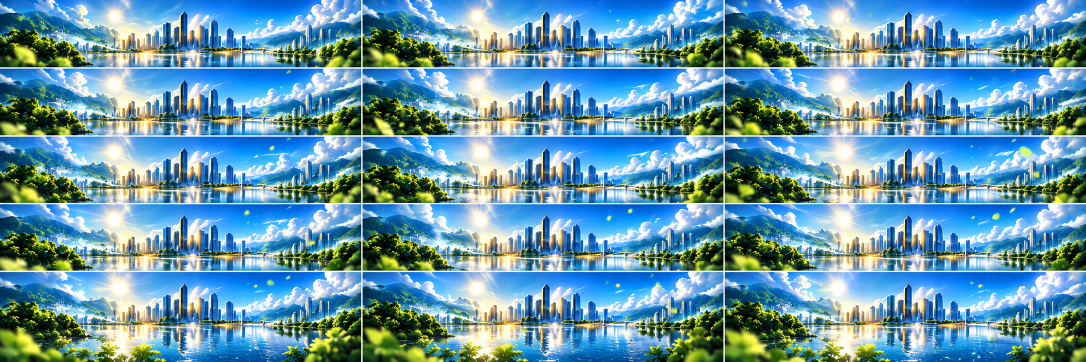
#> input picture assets/pm25-luxury/storyboards/imagegen-20261026/originals/blue.png, 2172 x 724 px (shown at 1/2 size); its folder holds only this picture in this run
$ python extract_storyboards.py
#> lines starting #> are read from the running program, lines starting #| are printed output that depends on the picture
#!/usr/bin/env python3
"""Extract real ImageGen contact-sheet cells as review frames, not certified sprite motion."""
from pathlib import Path
from PIL import Image,ImageChops,ImageStat
import hashlib,json
ROOT=Path(__file__).resolve().parent
GRIDS={'blue':(3,5),'green':(3,4),'yellow':(2,5),'orange':(3,4),'red':(4,4)}
EXPECTED={
'blue':'35955be9364a149e55e5b9a576f54a5dc69bf1ec6a1795c6b8ff9b39f1268fa0',
'green':'4048600c06559a4d28d16ad167f320a3ebb54d65e000a8173f8dccde912605b7',
'yellow':'79dd305f90d7aea39dac9413508b9886704064bdb50d278638ac24087153affa',
'orange':'699254eec7f9937b92ce4ac65083066044b4bdbad788767afcf2f31fd65e3655',
'red':'bf4b8501a25604255a9ca0c7a36ae5908b393963f184784cc2aadd8207542d0c'}
def sha(p):return hashlib.sha256(p.read_bytes()).hexdigest()
result={'schema':1,'state':'DESIGN_REVIEW_ONLY_NOT_PRODUCTION','source':'ImageGen original composite contact sheets user supplied 2026-10-26',
'notes':['Frame cells are extracted from ImageGen STORYBOARDS. A storyboard is not proof of physically continuous motion.',
        'Counts follow visible grid geometry, not filenames such as 16-frame.',
        'Do not crop/stretch raw frames to 432x40 without designing a correct LED composition.',
        'No PM values or health assessments are inferred from the images.'],
'tiers':{}}
for tier,(cols,rows) in GRIDS.items():
 source=ROOT/'originals'/f'{tier}.png'
 assert sha(source)==EXPECTED[tier],tier
 im=Image.open(source).convert('RGB')
#> im is the input picture: PIL image 2172x724 RGB; mean R, G, B 102.9, 151, 171.3
 assert im.size==(2172,724)
 dest=ROOT/'frames'/tier;dest.mkdir(parents=True,exist_ok=True)
 cells=[];means=[]
 for row in range(rows):
  for col in range(cols):
   x0=round(col*im.width/cols)+3; x1=round((col+1)*im.width/cols)-3
#> after `x0 = round(col * im.width / cols) + 3`: x0 = 3
#> after `x1 = round((col + 1) * im.width / cols) - 3`: x1 = 721
   y0=round(row*im.height/rows)+3;y1=round((row+1)*im.height/rows)-3
#> after `y0 = round(row * im.height / rows) + 3`: y0 = 3
#> after `y1 = round((row + 1) * im.height / rows) - 3`: y1 = 142
   assert x1>x0 and y1>y0
   image=im.crop((x0,y0,x1,y1))
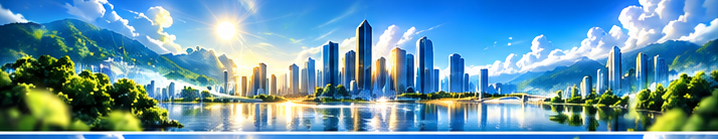
#> image: PIL image 718x139 RGB; mean R, G, B 101.7, 150.3, 172.7
   fname=f'frame-{len(cells)+1:02d}.webp';file=dest/fname
   image.save(file,'WEBP',quality=85,method=6)
   cells.append({'path':str(file.relative_to(ROOT)),'sha256':sha(file),'width':image.width,'height':image.height})
   if len(cells)>1:
    prior=Image.open(ROOT/cells[-2]['path']).convert('RGB')
    if prior.size!=image.size:prior=prior.resize(image.size)
    dif=ImageChops.difference(prior,image)
    means.append(round(sum(ImageStat.Stat(dif).mean)/3,3))
 # Motion preview preserving natural source frame ratio, not stretched LED.
 imgs=[Image.open(ROOT/entry['path']).convert('RGB') for entry in cells]
#> imgs = 15 items
 W=960;H=round(W*imgs[0].height/imgs[0].width)
#> after `H = round(W * imgs[0].height / imgs[0].width)`: H = 186
 thumbs=[im.resize((W,H),Image.Resampling.LANCZOS) for im in imgs]
#> thumbs = 15 items
 anim=ROOT/'previews'/f'{tier}-storyboard-animation.webp';anim.parent.mkdir(exist_ok=True)
 thumbs[0].save(anim,format='WEBP',save_all=True,append_images=thumbs[1:],duration=240,loop=0,quality=72,method=6)
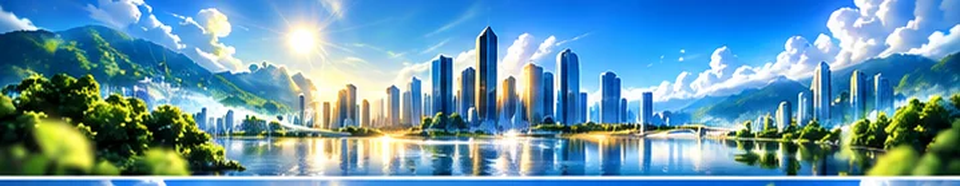
#> saved as blue-storyboard-animation.webp: PIL image 960x186 RGB; mean R, G, B 101.6, 150.4, 172.5
 check=Image.open(anim);assert getattr(check,'n_frames',1)==len(cells),(tier,check.n_frames,len(cells))
 result['tiers'][tier]={'originalPath':str(source.relative_to(ROOT)),'originalSha256':sha(source),'grid':{'columns':cols,'rows':rows},
                         'frameCount':len(cells),'frames':cells,'meanAdjacentRGBDifference':means,
                         'animatedPreview':str(anim.relative_to(ROOT)),'animatedPreviewSha256':sha(anim),
                         'sourceFrameAspect':round(imgs[0].width/imgs[0].height,3),
                         'ledReady':False}
#> (the run stopped early here; a loop or call above may not have finished)
